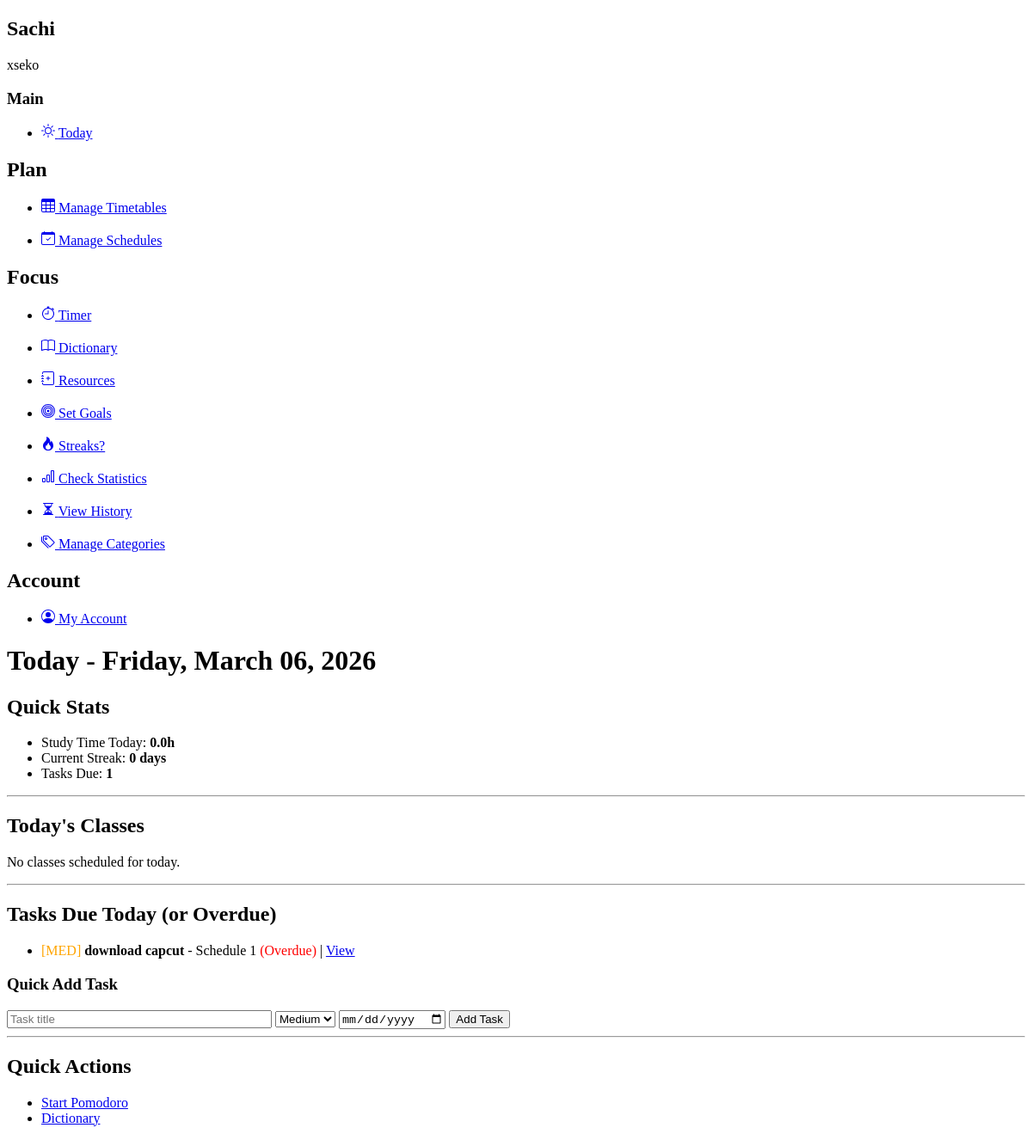
The app's page / (signed in), older data.
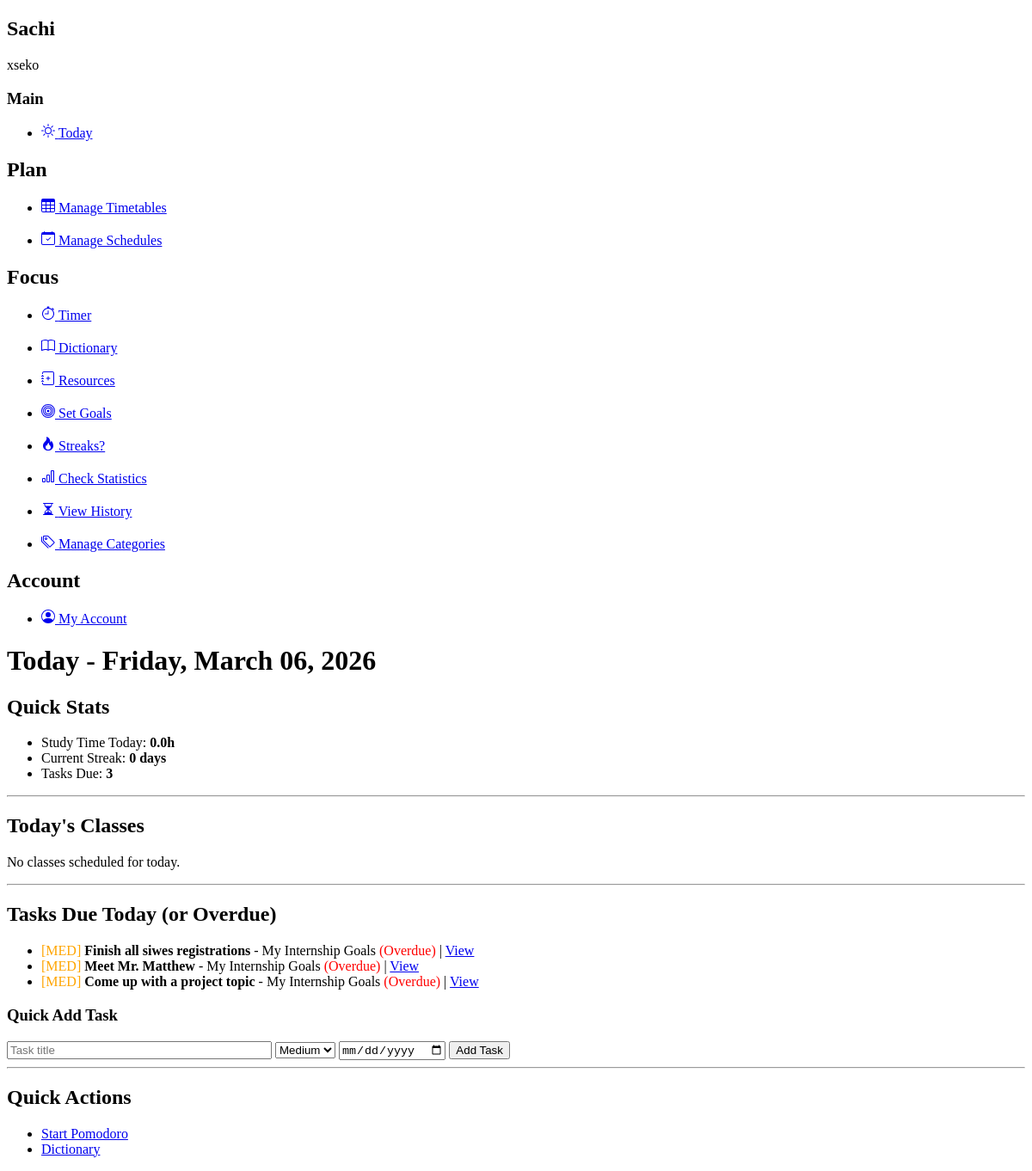
The same page, newer data.
### planner/models.py (models this page shows, shortened)
class ScheduleItem(models.Model):
    PRIORITY_CHOICES = [
        ('low', 'Low'),
        ('medium', 'Medium'),
        ('high', 'High'),
    ]
    STATUS_CHOICES = [
        ('not_started', 'Not Started'),
        ('in_progress', 'In Progress'),
        ('completed', 'Completed'),
    ]
    schedule = models.ForeignKey(Schedule, on_delete=models.CASCADE, related_name="items")
    title = models.CharField(max_length=200)
    description = models.TextField(blank=True, null=True)
    priority = models.CharField(max_length=10, choices=PRIORITY_CHOICES, default='medium')
    status = models.CharField(max_length=20, choices=STATUS_CHOICES, default='not_started')
    is_done = models.BooleanField(default=False)  # Keep for backward compatibility
    due_date = models.DateField(blank=True, null=True)

class Schedule(models.Model):
    user = models.ForeignKey(User, on_delete=models.CASCADE)
    name = models.CharField(max_length=100)
    created_at = models.DateTimeField(auto_now_add=True)

### planner/views/general_views.py (the view)
# urls.py: path('', views.home, name='home'),
@login_required(login_url='planner:login')
def home(request):
    today = timezone.now()
    today_date = today.date()
    day_name = today.strftime('%A')
    timetables = Timetable.objects.filter(user=request.user)
    today_classes = []
    for timetable in timetables:
        entries = TimetableEntry.objects.filter(
            timetable=timetable,
            day=day_name
        ).select_related('timeslot', 'subjectInfo').order_by('timeslot__start_time')
        for entry in entries:
            today_classes.append({
                'time': f"{entry.timeslot.start_time.strftime('%I:%M %p')} - {entry.timeslot.end_time.strftime('%I:%M %p')}",
                'subject': entry.subjectInfo.subject,
                'location': entry.subjectInfo.location,
            })
    today_tasks = ScheduleItem.objects.filter(
        schedule__user=request.user,
        due_date__lte=today_date,
        is_done=False
    ).select_related('schedule').order_by('due_date')[:10]
    today_sessions = StudySession.objects.filter(
        user=request.user,
        is_active=False,
        start_time__date=today_date
    )
    today_study_seconds = today_sessions.aggregate(
        total=Sum('duration_seconds')
    )['total'] or 0
    today_study_hours = round(today_study_seconds / 3600, 2)
    daily_goals = StudyGoal.objects.filter(
        user=request.user,
        goal_type='daily',
        is_active=True
    )
    goal_progress = []
    for goal in daily_goals:
        progress = goal.get_progress()
        goal_progress.append({
            'goal': goal,
            'progress': progress
        })
    current_streak = StudySession.get_user_streak(request.user)
    active_session = StudySession.objects.filter(
        user=request.user,
        is_active=True
    ).first()
    context = {
        'today_date': today_date,
        'day_name': day_name,
        'today_classes': today_classes,
        'today_tasks': today_tasks,
        'today_study_hours': today_study_hours,
        'goal_progress': goal_progress,
        'current_streak': current_streak,
        'active_session': active_session,
    }
    return render(request, 'today.html', context)

### planner/models.py (called while the page is built, shortened)
    @staticmethod
    def get_user_streak(user):
        from datetime import date, timedelta
        sessions = StudySession.objects.filter(
            user=user,
            is_active=False
        ).order_by('-start_time')
        if not sessions.exists():
            return 0
        study_dates = set()
        for session in sessions:
            study_dates.add(session.start_time.date())
        study_dates = sorted(study_dates, reverse=True)
        today = date.today()
        yesterday = today - timedelta(days=1)
        if today not in study_dates and yesterday not in study_dates:
            return 0

### planner/templates/today.html (shortened to what this page needs)
{% extends 'base.html' %}
{% block content %}
    <h1>Today - {{ day_name }}, {{ today_date|date:"F d, Y" }}</h1>
    <h2>Quick Stats</h2>
    <ul>
        <li>Study Time Today: <strong>{{ today_study_hours }}h</strong></li>
        <li>Current Streak: <strong>{{ current_streak }} days</strong></li>
        <li>Tasks Due: <strong>{{ today_tasks.count }}</strong></li>
    </ul>
    <hr>
    <h2>Today's Classes</h2>
    {% if today_classes %}
    <table border="1">
        <thead>
            <tr>
                <th>Time</th>
                <th>Subject</th>
                <th>Location</th>
            </tr>
        </thead>
        <tbody>
            {% for class in today_classes %}
            <tr>
                <td>{{ class.time }}</td>
                <td><strong>{{ class.subject }}</strong></td>
                <td>{{ class.location }}</td>
            </tr>
            {% endfor %}
        </tbody>
    </table>
    {% else %}
    <p>No classes scheduled for today.</p>
    {% endif %}
    <hr>
    <h2>Tasks Due Today (or Overdue)</h2>
    {% if today_tasks %}
    <ul>
        {% for task in today_tasks %}
        <li>
            {% if task.priority == 'high' %}
                <strong style="color: red;">[HIGH]</strong>
            {% elif task.priority == 'medium' %}
                <span style="color: orange;">[MED]</span>
            {% endif %}
            <strong>{{ task.title }}</strong> - {{ task.schedule.name }}
            {% if task.due_date < today_date %}
                <span style="color: red;">(Overdue)</span>
            {% endif %}
            | <a href="{% url 'planner:schedule_view' task.schedule.id %}">View</a>
        </li>
        {% endfor %}
    </ul>
    {% else %}
    <p>No tasks due today. Great job!</p>
    {% endif %}
    <h3>Quick Add Task</h3>
    <form method="post" action="{% url 'planner:quick_add_task' %}">
        <input type="text" name="title" placeholder="Task title" required style="width: 300px;">
        <select name="priority">
            <option value="medium" selected>Medium</option>
        </select>
        <input type="date" name="due_date">
        <button type="submit">Add Task</button>
    </form>
    <hr>
    <h2>Quick Actions</h2>
    <ul>
        <li><a href="{% url 'planner:pomodoro_timer' %}">Start Pomodoro</a></li>
        <li><a href="{% url 'planner:dictionary' %}">Dictionary</a></li>
    </ul>
{% endblock %}

Row changes from the older to the newer data that the page shows:
removed ScheduleItem: priority "[MED]", title "download capcut", schedule.name "Schedule 1", due_date "(Overdue)"
added ScheduleItem: priority "[MED]", title "Finish all siwes registrations", schedule.name "My Internship Goals", due_date "(Overdue)"
added ScheduleItem: priority "[MED]", title "Meet Mr. Matthew", schedule.name "My Internship Goals", due_date "(Overdue)"
added ScheduleItem: priority "[MED]", title "Come up with a project topic", schedule.name "My Internship Goals", due_date "(Overdue)"
Text that changed along with them:
{{ today_tasks.count }}: "1" → "3"
